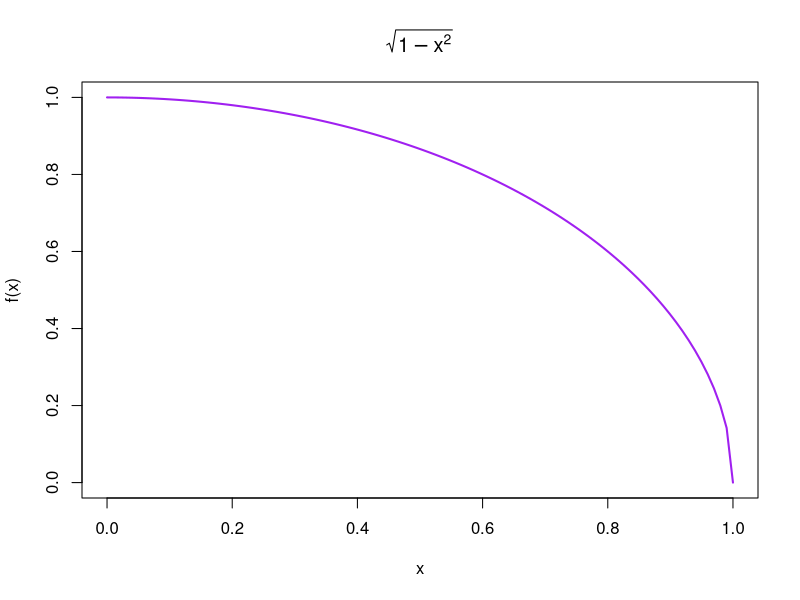
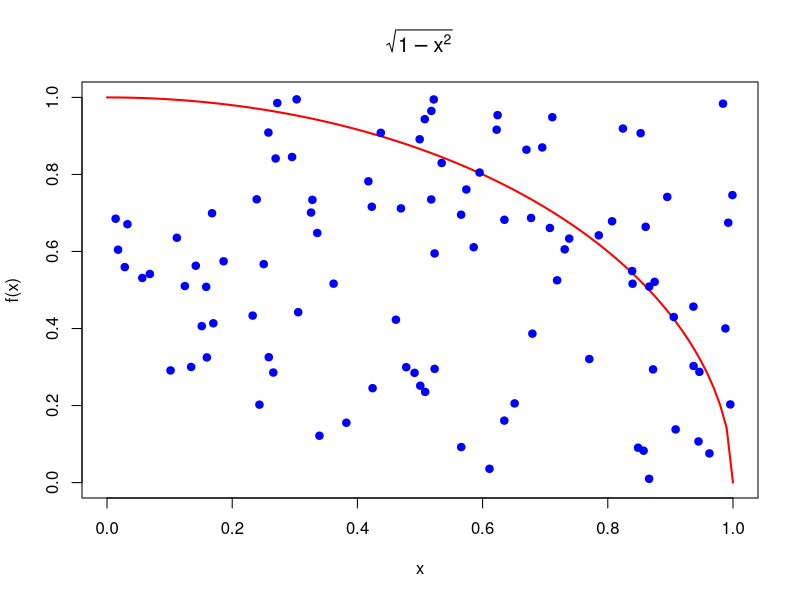
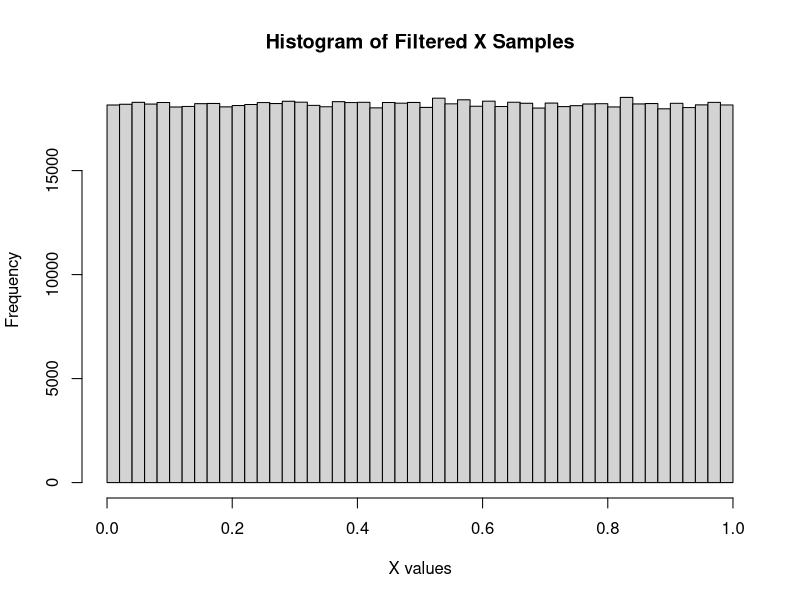
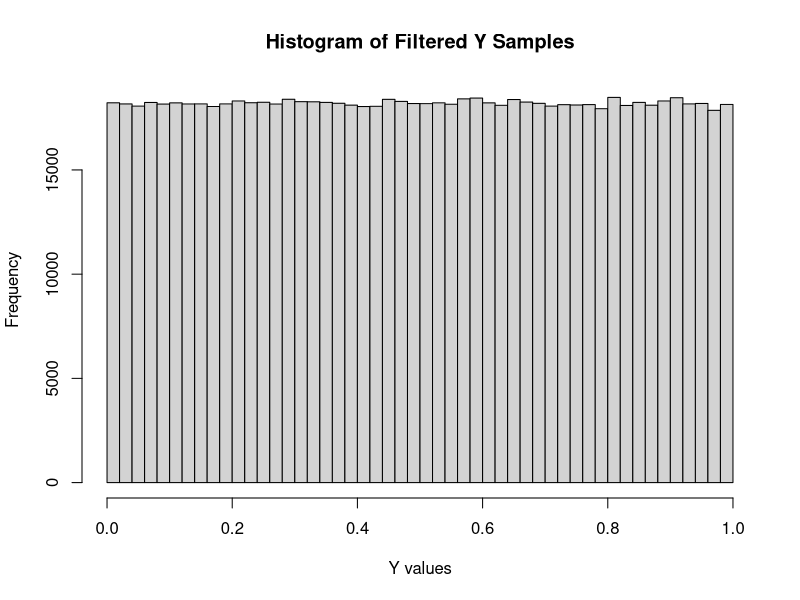

Here is the R script that generated these plots, in order: (Note: this script raises an error after producing the figures.)
## ---- chunk 1
library(tidyverse)
library(ggplot2)
## ---- chunk 2
# Define the function
curve <- function(x) {
  sqrt(1 - x^2)
}

# Create a sequence of x values from 0 to 1
x <- seq(0, 1, length.out = 100)

# Compute the corresponding y values
y <- curve(x)

# Plot the function
plot(x, y, type = "l", col = "purple", lwd = 2, 
     xlab = "x", ylab = "f(x)", 
     main = expression(sqrt(1 - x^2)))

## ---- chunk 3

#creating bivariate sequences

y1 <- runif(100, min = 0, max = 1)
x1 <- runif(100, min = 0, max = 1)

# adding points to the function

plot(x, y, type = "l", col = "red", lwd = 2, 
     xlab = "x", ylab = "f(x)", 
     main = expression(sqrt(1 - x^2)))+
  points(x1, y1, col = "blue", pch = 19)


## ---- chunk 4
# sampling 10 random x variables from the runif section

# Set the number of samples
n <- 1000000

# Generate bivariate uniform samples
x2 <- runif(n, min = 0, max = 1)
y2 <- runif(n, min = 0, max = 1)

# Filter samples to satisfy x^2 + y^2 \leq 1
filtered_samples <- data.frame(x2, y2)[x^2 + y^2 <= 1, ]

# Select 10 random variables
set.seed(123) # For reproducibility because random will change
selected_samples <- filtered_samples[sample(nrow(filtered_samples), 10), ]

# Print the selected samples
print(selected_samples)

# Plot histogram of the filtered samples
hist(filtered_samples$x, breaks = 50, main = "Histogram of Filtered X Samples", xlab = "X values")
hist(filtered_samples$y, breaks = 50, main = "Histogram of Filtered Y Samples", xlab = "Y values")


## ---- chunk 5

# Assuming you have already filtered your samples
# PI is the number of points inside the quarter circle
# PG is the total number of points generated

estimate_pi_filtered <- function(PI, PG) {
  pi_estimate <- 4 * (PI / PG)
  return(pi_estimate)
}

# Defining the parameters for the loop
PI <- 910000  # Number of points inside the quarter circle
PG <- 1000000  # Total number of points generated
pi_estimate <- estimate_pi_filtered(PI, PG)
print(paste("Estimated value of π:", pi_estimate))


## ---- chunk 6
intfuns <- function(x){x^2 + y^2}
integrate(intfuns, lower = 0, upper = 1)

#FIX ME

## ---- chunk 7

# FIXME

#integrate the function

EX <- integer(intfuns(x))
